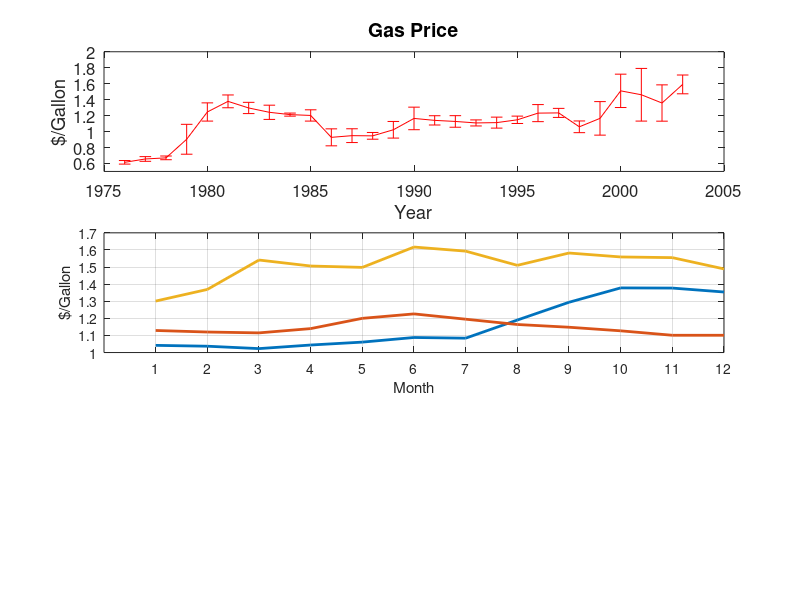

The MATLAB source for this figure: (Note: this script raises an error after producing the figure.)
function lab06_3()
    gas = load('06Gas.mat');
    figure('position', [0, 0, 1000, 700]);

    subplot(3, 1, 1);
    errorbar(gas.years, mean(gas.gasoline_prices, 2), ...
             mean(gas.gasoline_prices, 2) - min(gas.gasoline_prices, [], 2), ...
             'r');
    xlabel('Year');
    ylabel('$/Gallon');
    ylim([0.5 2]);
    set(gca, 'fontsize', 12);
    title('Gas Price', 'fontsize', 14);

    subplot(3, 1, 2);
    cond = arrayfun(@(x) find(gas.years == x, 1, 'first'), [1990 1995 2000]);
    p = plot(gas.gasoline_prices(cond, :)', ...
             'linewidth', 2); % ,'r-*','b..o','g--^')
    grid on;
    xlabel('Month');
    ylabel('$/Gallon');
    xticks(1:12);
    xticklabels(gas.months);
    colorlist =     {'r'; 'b'; 'g' };
    linestylelist = {'-'; ':'; '--'};
    markerlist =    {'*';' o'; '^' };
    set(p, {'LineStyle'}, linestylelist, ...
           {'Color'},     colorlist, ...
           {'Marker'},    markerlist);
    tx = textscan(num2str([1990 1995 2000]),'%s');
    legend(tx{1}', 'Location', 'northwest');
    set(gca, 'fontsize', 12);
    title('Monthly Prices at 1990, 1995, 2000', 'fontsize', 14);

    subplot(3, 1, 3);
    histogram(gas.gasoline_prices, 20, 'Normalization', 'probability');
    ylabel('Fraction');
    xlabel('$/Gallon');
    set(gca, 'fontsize', 12);
    title('Monthly Price Distribution', 'fontsize', 14);
end
